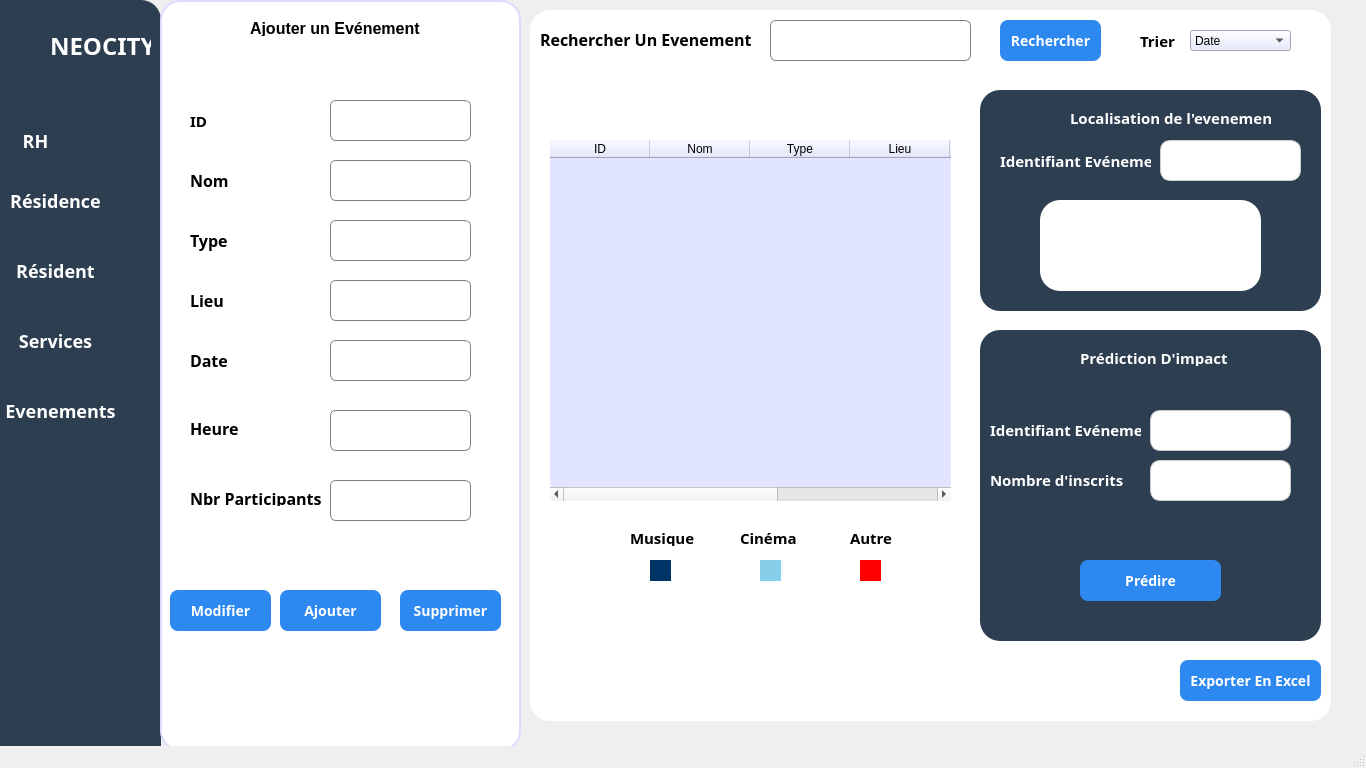
<?xml version="1.0" encoding="UTF-8"?>
<ui version="4.0">
 <class>GEvenement</class>
 <widget class="QMainWindow" name="GEvenement">
  <property name="geometry">
   <rect>
    <x>0</x>
    <y>0</y>
    <width>1366</width>
    <height>768</height>
   </rect>
  </property>
  <property name="windowTitle">
   <string>GEvenement</string>
  </property>
  <widget class="QWidget" name="centralwidget">
   <widget class="QFrame" name="frame">
    <property name="geometry">
     <rect>
      <x>-20</x>
      <y>0</y>
      <width>181</width>
      <height>781</height>
     </rect>
    </property>
    <property name="styleSheet">
     <string notr="true">QFrame {
 border-radius: 20px;
background-color : #2C3E50;
}</string>
    </property>
    <property name="frameShape">
     <enum>QFrame::Shape::StyledPanel</enum>
    </property>
    <property name="frameShadow">
     <enum>QFrame::Shadow::Raised</enum>
    </property>
    <widget class="QLabel" name="label_16">
     <property name="geometry">
      <rect>
       <x>70</x>
       <y>30</y>
       <width>101</width>
       <height>31</height>
      </rect>
     </property>
     <property name="font">
      <font>
       <family>Bahnschrift</family>
       <pointsize>18</pointsize>
       <bold>true</bold>
      </font>
     </property>
     <property name="styleSheet">
      <string notr="true">color: rgb(255, 255, 255);</string>
     </property>
     <property name="text">
      <string>NEOCITY</string>
     </property>
    </widget>
    <widget class="QPushButton" name="pushButton">
     <property name="geometry">
      <rect>
       <x>-30</x>
       <y>110</y>
       <width>171</width>
       <height>61</height>
      </rect>
     </property>
     <property name="font">
      <font>
       <family>Bahnschrift</family>
       <pointsize>-1</pointsize>
       <bold>true</bold>
      </font>
     </property>
     <property name="styleSheet">
      <string notr="true">QPushButton {
    background-color: #2C3E50;
    color: white;
    border-radius: 8px;
    padding: 10px;
    font-size: 18px;
}
QPushButton:hover {
    background-color: #1E5BB8;
}
QPushButton:pressed {
    background-color: #FFFFFF;
}</string>
     </property>
     <property name="text">
      <string>RH</string>
     </property>
    </widget>
    <widget class="QPushButton" name="pushButton_5">
     <property name="geometry">
      <rect>
       <x>10</x>
       <y>170</y>
       <width>131</width>
       <height>61</height>
      </rect>
     </property>
     <property name="font">
      <font>
       <family>Bahnschrift</family>
       <pointsize>-1</pointsize>
       <bold>true</bold>
      </font>
     </property>
     <property name="styleSheet">
      <string notr="true">QPushButton {
    background-color: #2C3E50;
    color: white;
    border-radius: 8px;
    padding: 10px;
    font-size: 18px;
}
QPushButton:hover {
    background-color: #1E5BB8;
}
QPushButton:pressed {
    background-color: #FFFFFF;
}</string>
     </property>
     <property name="text">
      <string>Résidence</string>
     </property>
    </widget>
    <widget class="QPushButton" name="pushButton_7">
     <property name="geometry">
      <rect>
       <x>-10</x>
       <y>310</y>
       <width>171</width>
       <height>61</height>
      </rect>
     </property>
     <property name="font">
      <font>
       <family>Bahnschrift</family>
       <pointsize>-1</pointsize>
       <bold>true</bold>
      </font>
     </property>
     <property name="styleSheet">
      <string notr="true">QPushButton {
    background-color: #2C3E50;
    color: white;
    border-radius: 8px;
    padding: 10px;
    font-size: 18px;
}
QPushButton:hover {
    background-color: #1E5BB8;
}
QPushButton:pressed {
    background-color: #FFFFFF;
}</string>
     </property>
     <property name="text">
      <string>Services</string>
     </property>
    </widget>
    <widget class="QLabel" name="label_17">
     <property name="geometry">
      <rect>
       <x>10</x>
       <y>10</y>
       <width>61</width>
       <height>61</height>
      </rect>
     </property>
     <property name="text">
      <string/>
     </property>
     <property name="pixmap">
      <pixmap resource="Images.qrc">:/Images/551544292_1166092592062473_5497828692904860049_n-removebg-preview.png</pixmap>
     </property>
     <property name="scaledContents">
      <bool>true</bool>
     </property>
    </widget>
    <widget class="QPushButton" name="pushButton_10">
     <property name="geometry">
      <rect>
       <x>0</x>
       <y>380</y>
       <width>161</width>
       <height>61</height>
      </rect>
     </property>
     <property name="font">
      <font>
       <family>Bahnschrift</family>
       <pointsize>-1</pointsize>
       <bold>true</bold>
      </font>
     </property>
     <property name="styleSheet">
      <string notr="true">QPushButton {
    background-color: #2C3E50;
    color: white;
    border-radius: 8px;
    padding: 10px;
    font-size: 18px;
}
QPushButton:hover {
    background-color: #1E5BB8;
}
QPushButton:pressed {
    background-color: #FFFFFF;
}</string>
     </property>
     <property name="text">
      <string>Evenements</string>
     </property>
    </widget>
    <widget class="QPushButton" name="pushButton_6">
     <property name="geometry">
      <rect>
       <x>-10</x>
       <y>240</y>
       <width>171</width>
       <height>61</height>
      </rect>
     </property>
     <property name="font">
      <font>
       <family>Bahnschrift</family>
       <pointsize>-1</pointsize>
       <bold>true</bold>
      </font>
     </property>
     <property name="styleSheet">
      <string notr="true">QPushButton {
    background-color: #2C3E50;
    color: white;
    border-radius: 8px;
    padding: 10px;
    font-size: 18px;
}
QPushButton:hover {
    background-color: #1E5BB8;
}
QPushButton:pressed {
    background-color: #FFFFFF;
}</string>
     </property>
     <property name="text">
      <string>Résident</string>
     </property>
    </widget>
   </widget>
   <widget class="QFrame" name="Ajouter">
    <property name="geometry">
     <rect>
      <x>160</x>
      <y>0</y>
      <width>361</width>
      <height>751</height>
     </rect>
    </property>
    <property name="styleSheet">
     <string notr="true">#Ajouter {
border: 2px solid black;
	
	border-color: rgb(219, 220, 255);
}

QFrame {
background-color : #ffffff;
 border-radius: 20px
}</string>
    </property>
    <property name="frameShape">
     <enum>QFrame::Shape::StyledPanel</enum>
    </property>
    <property name="frameShadow">
     <enum>QFrame::Shadow::Raised</enum>
    </property>
    <widget class="QLabel" name="label_10">
     <property name="geometry">
      <rect>
       <x>90</x>
       <y>20</y>
       <width>171</width>
       <height>16</height>
      </rect>
     </property>
     <property name="font">
      <font>
       <family>Arial</family>
       <pointsize>12</pointsize>
       <bold>true</bold>
      </font>
     </property>
     <property name="styleSheet">
      <string notr="true">color: rgb(255, 255, 255);
color: rgb(0, 0, 0);</string>
     </property>
     <property name="text">
      <string>Ajouter un Evénement</string>
     </property>
    </widget>
    <widget class="QLabel" name="label_2">
     <property name="geometry">
      <rect>
       <x>30</x>
       <y>170</y>
       <width>49</width>
       <height>21</height>
      </rect>
     </property>
     <property name="font">
      <font>
       <family>Rockwell</family>
       <pointsize>12</pointsize>
       <bold>true</bold>
      </font>
     </property>
     <property name="styleSheet">
      <string notr="true">color: rgb(255, 255, 255);
color: rgb(0, 0, 0);</string>
     </property>
     <property name="text">
      <string>Nom</string>
     </property>
    </widget>
    <widget class="QLabel" name="label_7">
     <property name="geometry">
      <rect>
       <x>30</x>
       <y>230</y>
       <width>49</width>
       <height>21</height>
      </rect>
     </property>
     <property name="font">
      <font>
       <family>Rockwell</family>
       <pointsize>12</pointsize>
       <bold>true</bold>
      </font>
     </property>
     <property name="styleSheet">
      <string notr="true">color: rgb(255, 255, 255);
color: rgb(0, 0, 0);</string>
     </property>
     <property name="text">
      <string>Type</string>
     </property>
    </widget>
    <widget class="QLabel" name="label_8">
     <property name="geometry">
      <rect>
       <x>30</x>
       <y>290</y>
       <width>49</width>
       <height>21</height>
      </rect>
     </property>
     <property name="font">
      <font>
       <family>Rockwell</family>
       <pointsize>12</pointsize>
       <bold>true</bold>
      </font>
     </property>
     <property name="styleSheet">
      <string notr="true">color: rgb(255, 255, 255);
color: rgb(0, 0, 0);</string>
     </property>
     <property name="text">
      <string>Lieu</string>
     </property>
    </widget>
    <widget class="QLabel" name="label_9">
     <property name="geometry">
      <rect>
       <x>30</x>
       <y>350</y>
       <width>49</width>
       <height>21</height>
      </rect>
     </property>
     <property name="font">
      <font>
       <family>Rockwell</family>
       <pointsize>12</pointsize>
       <bold>true</bold>
      </font>
     </property>
     <property name="styleSheet">
      <string notr="true">color: rgb(255, 255, 255);
color: rgb(0, 0, 0);</string>
     </property>
     <property name="text">
      <string>Date</string>
     </property>
    </widget>
    <widget class="QLineEdit" name="Nom">
     <property name="geometry">
      <rect>
       <x>170</x>
       <y>160</y>
       <width>141</width>
       <height>41</height>
      </rect>
     </property>
     <property name="styleSheet">
      <string notr="true">QLineEdit {
    border: 1px solid #7e7e7e;
    border-radius: 6px;
    padding: 8px;
    font-size: 12px;
}
QLineEdit:focus {
    border: 1px solid #2D89EF;
    background-color: #FFFFFF;
}</string>
     </property>
    </widget>
    <widget class="QLineEdit" name="Type">
     <property name="geometry">
      <rect>
       <x>170</x>
       <y>220</y>
       <width>141</width>
       <height>41</height>
      </rect>
     </property>
     <property name="styleSheet">
      <string notr="true">QLineEdit {
    border: 1px solid #7e7e7e;
    border-radius: 6px;
    padding: 8px;
    font-size: 12px;
}
QLineEdit:focus {
    border: 1px solid #2D89EF;
    background-color: #FFFFFF;
}</string>
     </property>
    </widget>
    <widget class="QLineEdit" name="lineEdit_3">
     <property name="geometry">
      <rect>
       <x>170</x>
       <y>280</y>
       <width>141</width>
       <height>41</height>
      </rect>
     </property>
     <property name="styleSheet">
      <string notr="true">QLineEdit {
    border: 1px solid #7e7e7e;
    border-radius: 6px;
    padding: 8px;
    font-size: 12px;
}
QLineEdit:focus {
    border: 1px solid #2D89EF;
    background-color: #FFFFFF;
}</string>
     </property>
    </widget>
    <widget class="QLineEdit" name="lineEdit_4">
     <property name="geometry">
      <rect>
       <x>170</x>
       <y>340</y>
       <width>141</width>
       <height>41</height>
      </rect>
     </property>
     <property name="styleSheet">
      <string notr="true">QLineEdit {
    border: 1px solid #7e7e7e;
    border-radius: 6px;
    padding: 8px;
    font-size: 12px;
}
QLineEdit:focus {
    border: 1px solid #2D89EF;
    background-color: #FFFFFF;
}</string>
     </property>
    </widget>
    <widget class="QLabel" name="label_13">
     <property name="geometry">
      <rect>
       <x>30</x>
       <y>420</y>
       <width>61</width>
       <height>16</height>
      </rect>
     </property>
     <property name="font">
      <font>
       <family>Rockwell</family>
       <pointsize>12</pointsize>
       <bold>true</bold>
      </font>
     </property>
     <property name="styleSheet">
      <string notr="true">color: rgb(255, 255, 255);
color: rgb(0, 0, 0);</string>
     </property>
     <property name="text">
      <string>Heure</string>
     </property>
    </widget>
    <widget class="QLineEdit" name="lineEdit_7">
     <property name="geometry">
      <rect>
       <x>170</x>
       <y>410</y>
       <width>141</width>
       <height>41</height>
      </rect>
     </property>
     <property name="styleSheet">
      <string notr="true">QLineEdit {
    border: 1px solid #7e7e7e;
    border-radius: 6px;
    padding: 8px;
    font-size: 12px;
}
QLineEdit:focus {
    border: 1px solid #2D89EF;
    background-color: #FFFFFF;
}</string>
     </property>
    </widget>
    <widget class="QLineEdit" name="Nom_2">
     <property name="geometry">
      <rect>
       <x>170</x>
       <y>100</y>
       <width>141</width>
       <height>41</height>
      </rect>
     </property>
     <property name="styleSheet">
      <string notr="true">QLineEdit {
    border: 1px solid #7e7e7e;
    border-radius: 6px;
    padding: 8px;
    font-size: 12px;
}
QLineEdit:focus {
    border: 1px solid #2D89EF;
    background-color: #FFFFFF;
}</string>
     </property>
     <property name="text">
      <string/>
     </property>
    </widget>
    <widget class="QLabel" name="label_11">
     <property name="geometry">
      <rect>
       <x>30</x>
       <y>110</y>
       <width>81</width>
       <height>21</height>
      </rect>
     </property>
     <property name="font">
      <font>
       <family>Rockwell</family>
       <pointsize>11</pointsize>
       <bold>true</bold>
      </font>
     </property>
     <property name="styleSheet">
      <string notr="true">color: rgb(255, 255, 255);
color: rgb(0, 0, 0);</string>
     </property>
     <property name="text">
      <string>ID</string>
     </property>
    </widget>
    <widget class="QPushButton" name="pushButton_3">
     <property name="geometry">
      <rect>
       <x>120</x>
       <y>590</y>
       <width>101</width>
       <height>41</height>
      </rect>
     </property>
     <property name="font">
      <font>
       <family>Bahnschrift</family>
       <pointsize>-1</pointsize>
       <bold>true</bold>
      </font>
     </property>
     <property name="styleSheet">
      <string notr="true">QPushButton {
    background-color: #2D89EF;
    color: white;
    border-radius: 8px;
    padding: 10px;
    font-size: 14px;
}
QPushButton:hover {
    background-color: #1E5BB8;
}
QPushButton:pressed {
    background-color: #FFFFFF;
}</string>
     </property>
     <property name="text">
      <string>Ajouter</string>
     </property>
    </widget>
    <widget class="QPushButton" name="pushButton_8">
     <property name="geometry">
      <rect>
       <x>10</x>
       <y>590</y>
       <width>101</width>
       <height>41</height>
      </rect>
     </property>
     <property name="font">
      <font>
       <family>Bahnschrift</family>
       <pointsize>-1</pointsize>
       <bold>true</bold>
      </font>
     </property>
     <property name="styleSheet">
      <string notr="true">QPushButton {
    background-color: #2D89EF;
    color: white;
    border-radius: 8px;
    padding: 10px;
    font-size: 14px;
}
QPushButton:hover {
    background-color: #1E5BB8;
}
QPushButton:pressed {
    background-color: #FFFFFF;
}</string>
     </property>
     <property name="text">
      <string>Modifier</string>
     </property>
    </widget>
    <widget class="QPushButton" name="pushButton_2">
     <property name="geometry">
      <rect>
       <x>240</x>
       <y>590</y>
       <width>101</width>
       <height>41</height>
      </rect>
     </property>
     <property name="font">
      <font>
       <family>Bahnschrift</family>
       <pointsize>-1</pointsize>
       <bold>true</bold>
      </font>
     </property>
     <property name="styleSheet">
      <string notr="true">QPushButton {
    background-color: #2D89EF;
    color: white;
    border-radius: 8px;
    padding: 10px;
    font-size: 14px;
}
QPushButton:hover {
    background-color: #1E5BB8;
}
QPushButton:pressed {
    background-color: #FFFFFF;
}</string>
     </property>
     <property name="text">
      <string>Supprimer</string>
     </property>
    </widget>
    <widget class="QLineEdit" name="lineEdit_8">
     <property name="geometry">
      <rect>
       <x>170</x>
       <y>480</y>
       <width>141</width>
       <height>41</height>
      </rect>
     </property>
     <property name="styleSheet">
      <string notr="true">QLineEdit {
    border: 1px solid #7e7e7e;
    border-radius: 6px;
    padding: 8px;
    font-size: 12px;
}
QLineEdit:focus {
    border: 1px solid #2D89EF;
    background-color: #FFFFFF;
}</string>
     </property>
    </widget>
    <widget class="QLabel" name="label_14">
     <property name="geometry">
      <rect>
       <x>30</x>
       <y>490</y>
       <width>131</width>
       <height>16</height>
      </rect>
     </property>
     <property name="font">
      <font>
       <family>Rockwell</family>
       <pointsize>12</pointsize>
       <bold>true</bold>
      </font>
     </property>
     <property name="styleSheet">
      <string notr="true">color: rgb(255, 255, 255);
color: rgb(0, 0, 0);</string>
     </property>
     <property name="text">
      <string>Nbr Participants</string>
     </property>
    </widget>
   </widget>
   <widget class="QFrame" name="frame_3">
    <property name="geometry">
     <rect>
      <x>530</x>
      <y>10</y>
      <width>801</width>
      <height>711</height>
     </rect>
    </property>
    <property name="styleSheet">
     <string notr="true">QFrame {
 border-radius: 20px;
	background-color: rgb(255, 255, 255);
}</string>
    </property>
    <property name="frameShape">
     <enum>QFrame::Shape::StyledPanel</enum>
    </property>
    <property name="frameShadow">
     <enum>QFrame::Shadow::Raised</enum>
    </property>
    <widget class="QLineEdit" name="lineEdit_6">
     <property name="geometry">
      <rect>
       <x>240</x>
       <y>10</y>
       <width>201</width>
       <height>41</height>
      </rect>
     </property>
     <property name="styleSheet">
      <string notr="true">QLineEdit {
    border: 1px solid #7e7e7e;
    border-radius: 6px;
    padding: 8px;
    font-size: 12px;
}
QLineEdit:focus {
    border: 1px solid #2D89EF;
    background-color: #FFFFFF;
}</string>
     </property>
    </widget>
    <widget class="QLabel" name="label_12">
     <property name="geometry">
      <rect>
       <x>10</x>
       <y>19</y>
       <width>211</width>
       <height>21</height>
      </rect>
     </property>
     <property name="font">
      <font>
       <family>Bahnschrift</family>
       <pointsize>12</pointsize>
       <bold>true</bold>
      </font>
     </property>
     <property name="styleSheet">
      <string notr="true">color: rgb(0, 0, 0);</string>
     </property>
     <property name="text">
      <string>Rechercher Un Evenement</string>
     </property>
    </widget>
    <widget class="QTableWidget" name="tableWidget">
     <property name="geometry">
      <rect>
       <x>20</x>
       <y>130</y>
       <width>401</width>
       <height>361</height>
      </rect>
     </property>
     <property name="styleSheet">
      <string notr="true">border-raduis : 20px;
background-color : #e1e5ff;</string>
     </property>
     <column>
      <property name="text">
       <string>ID</string>
      </property>
     </column>
     <column>
      <property name="text">
       <string>Nom</string>
      </property>
     </column>
     <column>
      <property name="text">
       <string>Type</string>
      </property>
     </column>
     <column>
      <property name="text">
       <string>Lieu</string>
      </property>
     </column>
     <column>
      <property name="text">
       <string>Date</string>
      </property>
     </column>
     <column>
      <property name="text">
       <string>Heure</string>
      </property>
     </column>
     <column>
      <property name="text">
       <string/>
      </property>
     </column>
    </widget>
    <widget class="QLabel" name="label">
     <property name="geometry">
      <rect>
       <x>610</x>
       <y>20</y>
       <width>41</width>
       <height>21</height>
      </rect>
     </property>
     <property name="font">
      <font>
       <family>Bahnschrift</family>
       <pointsize>11</pointsize>
       <bold>true</bold>
      </font>
     </property>
     <property name="styleSheet">
      <string notr="true">color: rgb(0, 0, 0);</string>
     </property>
     <property name="text">
      <string>Trier</string>
     </property>
    </widget>
    <widget class="QComboBox" name="comboBox">
     <property name="geometry">
      <rect>
       <x>660</x>
       <y>20</y>
       <width>101</width>
       <height>21</height>
      </rect>
     </property>
     <property name="styleSheet">
      <string notr="true">background-color : #e1e5ff;</string>
     </property>
     <item>
      <property name="text">
       <string>Date</string>
      </property>
     </item>
     <item>
      <property name="text">
       <string>Nombre d'inscrits</string>
      </property>
     </item>
    </widget>
    <widget class="QPushButton" name="pushButton_4">
     <property name="geometry">
      <rect>
       <x>470</x>
       <y>10</y>
       <width>101</width>
       <height>41</height>
      </rect>
     </property>
     <property name="font">
      <font>
       <family>Bahnschrift</family>
       <pointsize>-1</pointsize>
       <bold>true</bold>
      </font>
     </property>
     <property name="styleSheet">
      <string notr="true">QPushButton {
    background-color: #2D89EF;
    color: white;
    border-radius: 8px;
    padding: 10px;
    font-size: 14px;
}
QPushButton:hover {
    background-color: #1E5BB8;
}
QPushButton:pressed {
    background-color: #FFFFFF;
}</string>
     </property>
     <property name="text">
      <string>Rechercher</string>
     </property>
    </widget>
    <widget class="QFrame" name="frame_5">
     <property name="geometry">
      <rect>
       <x>450</x>
       <y>80</y>
       <width>341</width>
       <height>221</height>
      </rect>
     </property>
     <property name="styleSheet">
      <string notr="true">QFrame {
background-color : #2C3E50;
 border-radius: 20px
}</string>
     </property>
     <property name="frameShape">
      <enum>QFrame::Shape::StyledPanel</enum>
     </property>
     <property name="frameShadow">
      <enum>QFrame::Shadow::Raised</enum>
     </property>
     <widget class="QLabel" name="label_26">
      <property name="geometry">
       <rect>
        <x>90</x>
        <y>20</y>
        <width>201</width>
        <height>16</height>
       </rect>
      </property>
      <property name="font">
       <font>
        <family>Bahnschrift</family>
        <pointsize>11</pointsize>
        <bold>true</bold>
       </font>
      </property>
      <property name="styleSheet">
       <string notr="true">color: rgb(255, 255, 255);</string>
      </property>
      <property name="text">
       <string>Localisation de l'evenement</string>
      </property>
     </widget>
     <widget class="QLineEdit" name="lineEdit_2">
      <property name="geometry">
       <rect>
        <x>180</x>
        <y>50</y>
        <width>141</width>
        <height>41</height>
       </rect>
      </property>
      <property name="styleSheet">
       <string notr="true">QLineEdit {
    border: 1px solid #ccc;
    border-radius: 10px;
    padding: 8px;
    font-size: 12px;
}
QLineEdit:focus {
    border: 1px solid #2D89EF;
    background-color: #FFFFFF;
}</string>
      </property>
     </widget>
     <widget class="QLabel" name="label_27">
      <property name="geometry">
       <rect>
        <x>20</x>
        <y>60</y>
        <width>151</width>
        <height>21</height>
       </rect>
      </property>
      <property name="font">
       <font>
        <family>Bahnschrift</family>
        <pointsize>11</pointsize>
        <bold>true</bold>
       </font>
      </property>
      <property name="styleSheet">
       <string notr="true">color: rgb(255, 255, 255);</string>
      </property>
      <property name="text">
       <string>Identifiant Evénement</string>
      </property>
     </widget>
     <widget class="QGraphicsView" name="graphicsView_2">
      <property name="geometry">
       <rect>
        <x>60</x>
        <y>110</y>
        <width>221</width>
        <height>91</height>
       </rect>
      </property>
      <property name="styleSheet">
       <string notr="true">background-color: rgb(255, 255, 255);</string>
      </property>
     </widget>
    </widget>
    <widget class="QFrame" name="frame_6">
     <property name="geometry">
      <rect>
       <x>450</x>
       <y>320</y>
       <width>341</width>
       <height>311</height>
      </rect>
     </property>
     <property name="styleSheet">
      <string notr="true">QFrame {
background-color : #2C3E50;
 border-radius: 20px
}</string>
     </property>
     <property name="frameShape">
      <enum>QFrame::Shape::StyledPanel</enum>
     </property>
     <property name="frameShadow">
      <enum>QFrame::Shadow::Raised</enum>
     </property>
     <widget class="QLabel" name="label_28">
      <property name="geometry">
       <rect>
        <x>100</x>
        <y>20</y>
        <width>161</width>
        <height>16</height>
       </rect>
      </property>
      <property name="font">
       <font>
        <family>Bahnschrift</family>
        <pointsize>11</pointsize>
        <bold>true</bold>
       </font>
      </property>
      <property name="styleSheet">
       <string notr="true">color: rgb(255, 255, 255);</string>
      </property>
      <property name="text">
       <string>Prédiction D'impact </string>
      </property>
     </widget>
     <widget class="QLineEdit" name="lineEdit_10">
      <property name="geometry">
       <rect>
        <x>170</x>
        <y>80</y>
        <width>141</width>
        <height>41</height>
       </rect>
      </property>
      <property name="styleSheet">
       <string notr="true">QLineEdit {
    border: 1px solid #ccc;
    border-radius: 10px;
    padding: 8px;
    font-size: 12px;
}
QLineEdit:focus {
    border: 1px solid #2D89EF;
    background-color: #FFFFFF;
}</string>
      </property>
     </widget>
     <widget class="QLabel" name="label_29">
      <property name="geometry">
       <rect>
        <x>10</x>
        <y>89</y>
        <width>151</width>
        <height>21</height>
       </rect>
      </property>
      <property name="font">
       <font>
        <family>Bahnschrift</family>
        <pointsize>11</pointsize>
        <bold>true</bold>
       </font>
      </property>
      <property name="styleSheet">
       <string notr="true">color: rgb(255, 255, 255);</string>
      </property>
      <property name="text">
       <string>Identifiant Evénement</string>
      </property>
     </widget>
     <widget class="QLabel" name="label_30">
      <property name="geometry">
       <rect>
        <x>10</x>
        <y>139</y>
        <width>151</width>
        <height>21</height>
       </rect>
      </property>
      <property name="font">
       <font>
        <family>Bahnschrift</family>
        <pointsize>11</pointsize>
        <bold>true</bold>
       </font>
      </property>
      <property name="styleSheet">
       <string notr="true">color: rgb(255, 255, 255);</string>
      </property>
      <property name="text">
       <string>Nombre d'inscrits</string>
      </property>
     </widget>
     <widget class="QLineEdit" name="lineEdit_11">
      <property name="geometry">
       <rect>
        <x>170</x>
        <y>130</y>
        <width>141</width>
        <height>41</height>
       </rect>
      </property>
      <property name="styleSheet">
       <string notr="true">QLineEdit {
    border: 1px solid #ccc;
    border-radius: 10px;
    padding: 8px;
    font-size: 12px;
}
QLineEdit:focus {
    border: 1px solid #2D89EF;
    background-color: #FFFFFF;
}</string>
      </property>
     </widget>
     <widget class="QPushButton" name="pushButton_13">
      <property name="geometry">
       <rect>
        <x>100</x>
        <y>230</y>
        <width>141</width>
        <height>41</height>
       </rect>
      </property>
      <property name="font">
       <font>
        <family>Bahnschrift</family>
        <pointsize>-1</pointsize>
        <bold>true</bold>
       </font>
      </property>
      <property name="autoFillBackground">
       <bool>false</bool>
      </property>
      <property name="styleSheet">
       <string notr="true">QPushButton {
    background-color: #2D89EF;
    color: white;
    border-radius: 8px;
    padding: 10px;
    font-size: 14px;
}
QPushButton:hover {
    background-color: #1E5BB8;
}
QPushButton:pressed {
    background-color: #FFFFFF;
}
</string>
      </property>
      <property name="text">
       <string>Prédire</string>
      </property>
     </widget>
    </widget>
    <widget class="QLabel" name="label_36">
     <property name="geometry">
      <rect>
       <x>330</x>
       <y>550</y>
       <width>21</width>
       <height>21</height>
      </rect>
     </property>
     <property name="styleSheet">
      <string notr="true">QLabel {
	background-color : #FF0000;
}</string>
     </property>
     <property name="text">
      <string/>
     </property>
    </widget>
    <widget class="QLabel" name="label_35">
     <property name="geometry">
      <rect>
       <x>230</x>
       <y>550</y>
       <width>21</width>
       <height>21</height>
      </rect>
     </property>
     <property name="styleSheet">
      <string notr="true">QLabel {
	background-color : #87CEEB;
}</string>
     </property>
     <property name="text">
      <string/>
     </property>
    </widget>
    <widget class="QLabel" name="label_31">
     <property name="geometry">
      <rect>
       <x>120</x>
       <y>550</y>
       <width>21</width>
       <height>21</height>
      </rect>
     </property>
     <property name="font">
      <font>
       <family>Rockwell</family>
       <pointsize>11</pointsize>
       <bold>true</bold>
      </font>
     </property>
     <property name="styleSheet">
      <string notr="true">QLabel {
	background-color: #003366;
}</string>
     </property>
     <property name="text">
      <string/>
     </property>
    </widget>
    <widget class="QLabel" name="label_33">
     <property name="geometry">
      <rect>
       <x>100</x>
       <y>520</y>
       <width>71</width>
       <height>16</height>
      </rect>
     </property>
     <property name="font">
      <font>
       <family>Rockwell</family>
       <pointsize>11</pointsize>
       <bold>true</bold>
      </font>
     </property>
     <property name="styleSheet">
      <string notr="true">QLabel {
	color : #000000;
}</string>
     </property>
     <property name="text">
      <string>Musique</string>
     </property>
    </widget>
    <widget class="QLabel" name="label_32">
     <property name="geometry">
      <rect>
       <x>210</x>
       <y>520</y>
       <width>61</width>
       <height>16</height>
      </rect>
     </property>
     <property name="font">
      <font>
       <family>Rockwell</family>
       <pointsize>11</pointsize>
       <bold>true</bold>
      </font>
     </property>
     <property name="styleSheet">
      <string notr="true">QLabel {
	color : #000000;
}</string>
     </property>
     <property name="text">
      <string>Cinéma</string>
     </property>
    </widget>
    <widget class="QLabel" name="label_34">
     <property name="geometry">
      <rect>
       <x>320</x>
       <y>520</y>
       <width>49</width>
       <height>16</height>
      </rect>
     </property>
     <property name="font">
      <font>
       <family>Rockwell</family>
       <pointsize>11</pointsize>
       <bold>true</bold>
      </font>
     </property>
     <property name="styleSheet">
      <string notr="true">QLabel {
	color : #000000;
}</string>
     </property>
     <property name="text">
      <string>Autre</string>
     </property>
    </widget>
    <widget class="QPushButton" name="pushButton_12">
     <property name="geometry">
      <rect>
       <x>650</x>
       <y>650</y>
       <width>141</width>
       <height>41</height>
      </rect>
     </property>
     <property name="font">
      <font>
       <family>Arial Rounded MT</family>
       <pointsize>-1</pointsize>
       <bold>true</bold>
      </font>
     </property>
     <property name="autoFillBackground">
      <bool>false</bool>
     </property>
     <property name="styleSheet">
      <string notr="true">QPushButton {
    background-color: #2D89EF;
    color: white;
    border-radius: 8px;
    padding: 10px;
    font-size: 14px;
}
QPushButton:hover {
    background-color: #1E5BB8;
}
QPushButton:pressed {
    background-color: #FFFFFF;
}
</string>
     </property>
     <property name="text">
      <string>Exporter En Excel</string>
     </property>
    </widget>
    <widget class="QGraphicsView" name="graphicsView">
     <property name="geometry">
      <rect>
       <x>70</x>
       <y>580</y>
       <width>256</width>
       <height>192</height>
      </rect>
     </property>
    </widget>
   </widget>
  </widget>
  <widget class="QMenuBar" name="menubar">
   <property name="geometry">
    <rect>
     <x>0</x>
     <y>0</y>
     <width>1366</width>
     <height>22</height>
    </rect>
   </property>
  </widget>
  <widget class="QStatusBar" name="statusbar"/>
 </widget>
 <resources>
  <include location="Images.qrc"/>
 </resources>
 <connections/>
</ui>
